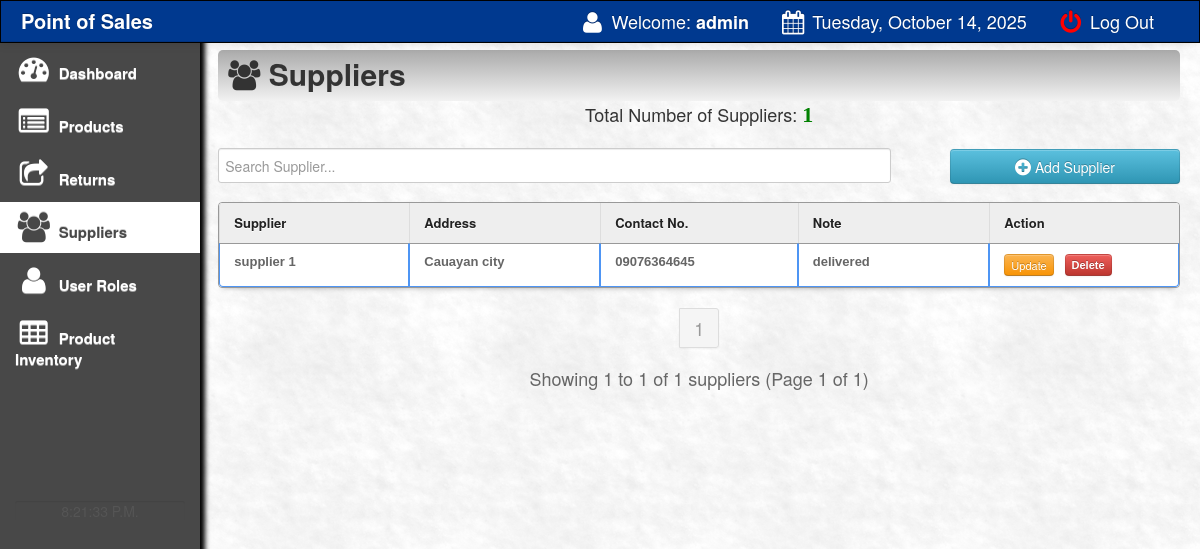
The page /pos1-master/pos/main/supplier.php (signed in) on the database as committed earlier.
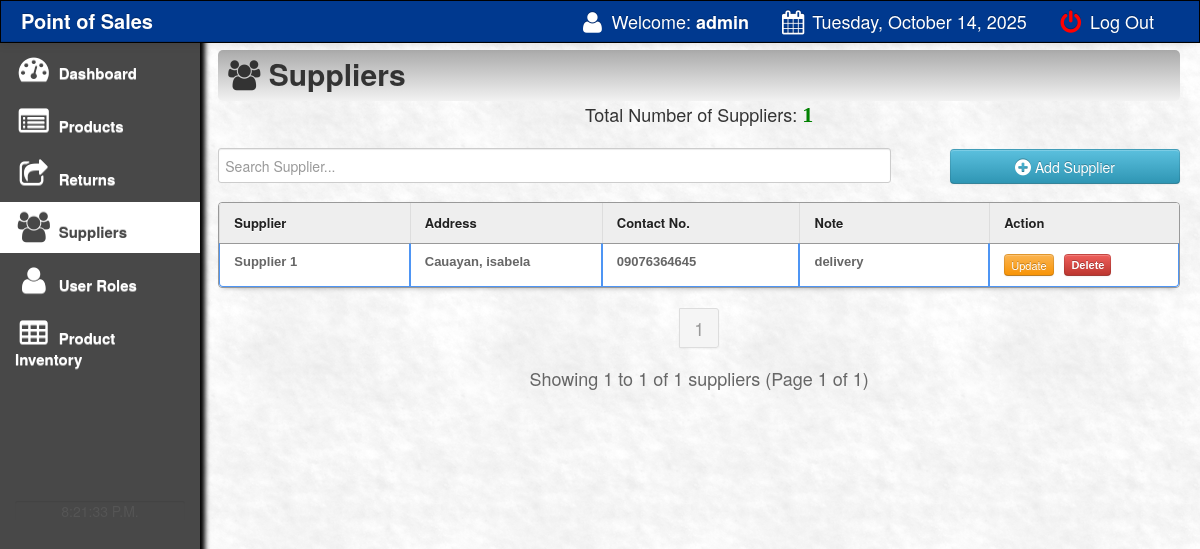
The same page on the database as committed later.
### tables this page shows
CREATE TABLE `supliers` (
    `suplier_id` int(11) NOT NULL,
    `suplier_name` varchar(100) NOT NULL,
    `suplier_address` varchar(100) NOT NULL,
    `suplier_contact` varchar(100) NOT NULL,
    `contact_person` varchar(100) NOT NULL,
    `note` varchar(500) NOT NULL
);

### pos1-master/pos/main/supplier.php (the view, shortened to what the changed rows need)
<html>
<head>
    <link href="css/bootstrap.css" rel="stylesheet">
    <link rel="stylesheet" type="text/css" href="css/DT_bootstrap.css">
    <link rel="stylesheet" href="css/font-awesome.min.css">
    <link href="css/bootstrap-responsive.css" rel="stylesheet">
    <link href="../style.css" media="screen" rel="stylesheet" type="text/css" />
    <link href="src/facebox.css" media="screen" rel="stylesheet" type="text/css" />
</head>
<body>
    <div class="container-fluid">
        <div class="row-fluid">
            <div class="span10">
                <br>
                    <?php
                    include('../connect.php');
                    ?>
                <?php
                $records_per_page = 10;
                $page = isset($_GET['page']) ? (int)$_GET['page'] : 1;
                $offset = ($page - 1) * $records_per_page;
                $total_result = $db->prepare("SELECT COUNT(*) FROM supliers");
                $total_result->execute();
                $total_records = $total_result->fetchColumn();
                $total_pages = ceil($total_records / $records_per_page);
                ?>
                <br><br>
                <table class="table table-bordered" id="resultTable" data-responsive="table" style="text-align: left;">
                    <thead>
                        <tr>
                            <th width="200"> Supplier </th>
                            <th width="200"> Address </th>
                            <th width="200"> Contact No.</th>
                            <th width="200"> Note</th>
                            <th width="200"> Action </th>
                        </tr>
                    </thead>
                    <tbody>
                        <?php
                        include('../connect.php');
                        $result = $db->prepare("SELECT * FROM supliers ORDER BY suplier_id DESC LIMIT :limit OFFSET :offset");
                        $result->bindParam(':limit', $records_per_page, PDO::PARAM_INT);
                        $result->bindParam(':offset', $offset, PDO::PARAM_INT);
                        $result->execute();
                        for ($i = 0; $row = $result->fetch(); $i++) {
                        ?>
                            <tr class="record">
                                <td><?php echo $row['suplier_name']; ?></td>
                                <td><?php echo $row['suplier_address']; ?></td>
                                <td><?php echo $row['suplier_contact']; ?></td>
                                <td><?php echo $row['note']; ?></td>
                                <td>
                                    <a rel="facebox" href="editsupplier.php?id=<?php echo $row['suplier_id']; ?>"><button
                                            class="btn btn-warning btn-mini"><i></i>Update </button></a>
                                    <a href="#" class="btn btn-danger btn-mini" onclick="deleteSupplier(<?php echo $row['suplier_id']; ?>)">Delete</a>
                                </td>
                            </tr>
                        <?php
                        }
                        ?>
                    </tbody>
                </table>
                <div class="pagination-wrapper" style="text-align: center; margin-top: 20px;">
                    <div class="pagination">
                        <ul>
                            <?php
                            for ($i = 1; $i <= $total_pages; $i++) {
                                if ($i == $page) {
                                    echo '<li class="active"><a href="?page=' . $i . '">' . $i . '</a></li>';
                                } else {
                                    echo '<li><a href="?page=' . $i . '">' . $i . '</a></li>';
                                }
                            }
                            ?>
                        </ul>
                    </div>
                </div>
            </div>
        </div>
    </div>
    <?php include('footer.php'); ?>
</body>
</html>

Rows that differ between the two databases and show on the page:
removed supliers: suplier_name "supplier 1", suplier_address "Cauayan city", suplier_contact "09076364645", note "delivered"
added supliers: suplier_name "Supplier 1", suplier_address "Cauayan, isabela", suplier_contact "09076364645", note "delivery"
